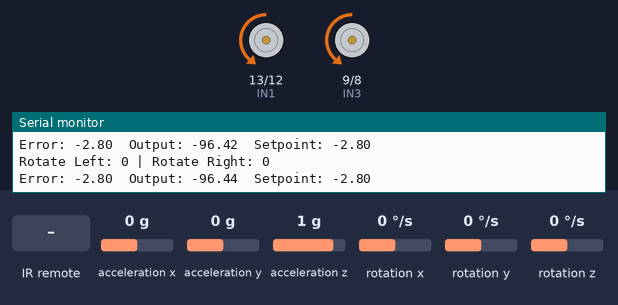
This sketch was run on a simulated Arduino Uno, built with avr-gcc and run on an emulated ATmega328P. On the bench: motor-driver pin pairs drawn as motors (green arrow = first pin HIGH = forward, orange = second pin HIGH = backward, longer = more drive, scaled by the enable pin), the last lines printed to the serial monitor. The test bench sets the inputs (shaded band); at power-on: acceleration x 0 g, acceleration y 0 g, acceleration z 1 g, rotation x 0 °/s, rotation y 0 °/s, rotation z 0 °/s.

Above: at 1.2 s.
1.3 s: infrared code 0xFF10EF received
At 1.7 s:
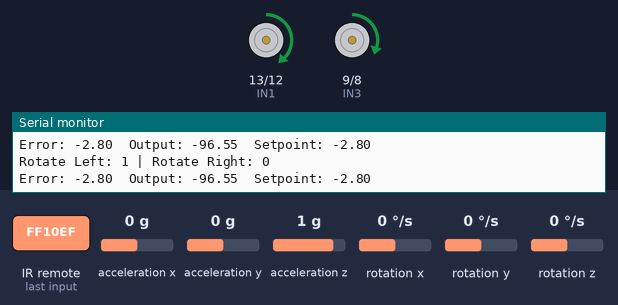
2.8 s: infrared code 0xFF5AA5 received
At 3.2 s:
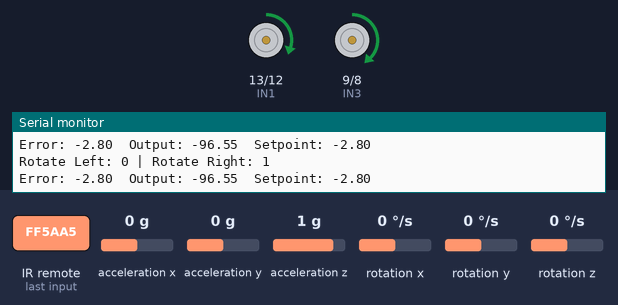
4.3 s: infrared code 0xFF18E7 received
At 5.5 s:
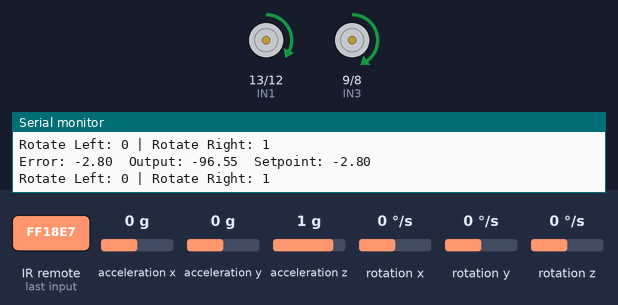
Timing chart, 0 to 7.3 s (numbered marks = the images above; inputs shaded):
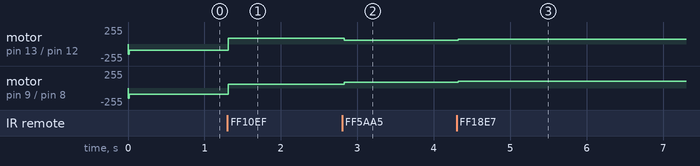

Measured:
- after the input at 1.3 s, motor on pin 13 (IN1) / pin 12 (IN2): backward 96/255 → forward 90/255 at once; motor on pin 9 (IN3) / pin 8 (IN4): backward 96/255 → forward 60/255 at once
- after the input at 2.8 s, motor on pin 13 (IN1) / pin 12 (IN2): forward 90/255 → forward 60/255 at once; motor on pin 9 (IN3) / pin 8 (IN4): forward 60/255 → forward 90/255 at once
- after the input at 4.3 s, motor on pin 13 (IN1) / pin 12 (IN2): forward 60/255 → forward 70/255 at once; motor on pin 9 (IN3) / pin 8 (IN4): forward 90/255 → forward 100/255 at once

The sketch:

selfbalan_robot_+_Remote.ino
```cpp
#include <MPU6050_tockn.h>
#include <Wire.h>
#include <IRremote.h>

// --- Motor Pin Definitions ---
#define IN1 13
#define IN2 12
#define ENA 5
#define ENB 6
#define IN3 9
#define IN4 8

// --- IR Remote Pin ---
#define IR_PIN 3

MPU6050 mpu6050(Wire);
IRrecv irrecv(IR_PIN);
decode_results results;

// --- PID Parameters ---
float kp = 34, ki = 0.0052, kd = 22;
float basesetpoint = -2.8;
float setpoint = basesetpoint;
int manualSpeed = 90;

float error, lastError, integral, derivative, output;

// --- IR Direction Control ---
bool rotateLeft = false;
bool rotateRight = false;
bool isManualSetpoint = false;

// --- Serial Input Variables ---
String cmdstring;
String cmdcode;
String parmstring;
bool newcmd = false;
int sepIndex;
bool noparm = false;

void setup() {
  Serial.begin(115200);
  Wire.begin();
  mpu6050.begin();
  mpu6050.setGyroOffsets(-2.83, -1.95, 0.14);
  irrecv.enableIRIn();

  pinMode(ENA, OUTPUT);
  pinMode(IN1, OUTPUT);
  pinMode(IN2, OUTPUT);
  pinMode(ENB, OUTPUT);
  pinMode(IN3, OUTPUT);
  pinMode(IN4, OUTPUT);
}

void loop() {
  mpu6050.update();
  float pitch = mpu6050.getAngleY();

  // --- IR Control ---
  if (rotateLeft) {
    motorcontrolManual(manualSpeed, manualSpeed - 30);
  }
  else if (rotateRight) {
    motorcontrolManual(manualSpeed - 30, manualSpeed);
  }
  else {
    // ปกติ → ให้ PID บาลานซ์
    pidControl(pitch);
  }

  Serial.print("Rotate Left: "); Serial.print(rotateLeft);
  Serial.print(" | Rotate Right: "); Serial.println(rotateRight);

  // --- Serial Monitor Output ---
  Serial.print("Error: "); Serial.print(error);
  Serial.print("\tOutput: "); Serial.print(output);
  Serial.print("\tSetpoint: "); Serial.println(setpoint);

  // --- Serial Input ---
  if (Serial.available() > 0) {
    cmdstring = Serial.readString();
    newcmd = true;
  }
  if (newcmd) {
    callcmd();
    newcmd = false;
  }

  // --- IR Decode ---
  if (irrecv.decode(&results)) {
    handleIR(results.value);
    irrecv.resume(); // Ready for next IR command
  }

  delay(10);
}

void pidControl(float pitch) {
  error = setpoint - pitch;
  integral += error;
  integral = constrain(integral, -300, 300);
  derivative = error - lastError;
  output = kp * error + ki * integral + kd * derivative;

  // Dead zone + reset I term
  if (abs(error) < 0.3 && abs(output) < 20) {
    output = 0;
    integral = 0;
  }

  lastError = error;
  motorcontrol(output);
}

void motorcontrol(float output) {
  int motorSpeed = constrain(output, -153, 153);

  // Motor A
  analogWrite(ENA, abs(motorSpeed));
  digitalWrite(IN1, motorSpeed > 0 ? HIGH : LOW);
  digitalWrite(IN2, motorSpeed > 0 ? LOW : HIGH);

  // Motor B
  analogWrite(ENB, abs(motorSpeed));
  digitalWrite(IN3, motorSpeed > 0 ? HIGH : LOW);
  digitalWrite(IN4, motorSpeed > 0 ? LOW : HIGH);
}

void motorcontrolManual(int leftSpeed, int rightSpeed) {
  leftSpeed = constrain(leftSpeed, -255, 255);
  rightSpeed = constrain(rightSpeed, -255, 255);

  analogWrite(ENA, abs(leftSpeed));
  digitalWrite(IN1, leftSpeed > 0 ? HIGH : LOW);
  digitalWrite(IN2, leftSpeed > 0 ? LOW : HIGH);

  analogWrite(ENB, abs(rightSpeed));
  digitalWrite(IN3, rightSpeed > 0 ? HIGH : LOW);
  digitalWrite(IN4, rightSpeed > 0 ? LOW : HIGH);
}

void handleIR(unsigned long code) {
  Serial.print("IR Code: "); Serial.println(code, HEX);

  if (code == 0xFF10EF) {      // Rotate Left
    rotateLeft = true;
    rotateRight = false;
  }
  else if (code == 0xFF5AA5) { // Rotate Right
    rotateRight = true;
    rotateLeft = false;
  }
  else if (code == 0xFF38C7) { // Stop
    rotateLeft = false;
    rotateRight = false;
    manualSpeed = 100;
  }
  else if (code == 0xFF18E7) { // Speed Up
    manualSpeed = min(manualSpeed + 10, 255);
    Serial.println("Speed++");
  }
  else if (code == 0xFF4AB5) { // Speed Down
    manualSpeed = max(manualSpeed - 10, 0);
    Serial.println("Speed--");
  }
}

void callcmd() {
  cmdstring.trim();
  sepIndex = cmdstring.indexOf('=');

  if (sepIndex == -1) {
    cmdcode = cmdstring;
    noparm = true;
  } else {
    cmdcode = cmdstring.substring(0, sepIndex);
    cmdcode.trim();
    parmstring = cmdstring.substring(sepIndex + 1);
    parmstring.trim();
    noparm = false;
  }

  if (cmdcode.equalsIgnoreCase("kp") && !noparm) kp = parmstring.toFloat();
  else if (cmdcode.equalsIgnoreCase("ki") && !noparm) ki = parmstring.toFloat();
  else if (cmdcode.equalsIgnoreCase("kd") && !noparm) kd = parmstring.toFloat();
}
```
